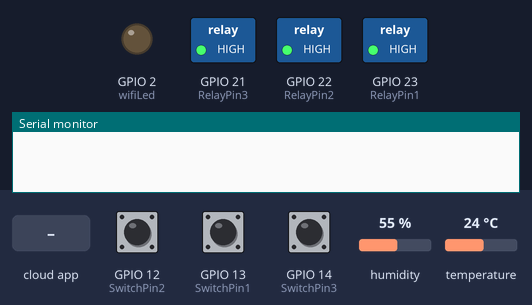
Bench run of a sketch on a simulated ESP8266 (NodeMCU). On the bench: switched loads named in the sketch (green lamp = pin HIGH), output pins drawn as LEDs (lit = HIGH), the last lines printed to the serial monitor. Dashed ring = blinking. The test bench sets the inputs (shaded band); at power-on: GPIO 12 (SwitchPin2) HIGH, GPIO 13 (SwitchPin1) HIGH, GPIO 14 (SwitchPin3) HIGH, humidity 55 %, temperature 24 °C. WiFi joins after 1.5 s; servers stay silent unless stated.

Above: at 2.7 s.
2.8 s: GPIO 12 (SwitchPin2) pulled LOW for 1 s
At 3.76 s:
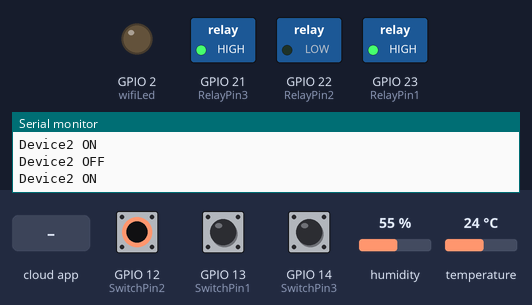
5.4 s: GPIO 13 (SwitchPin1) pulled LOW for 3.2 s
At 9.6 s:
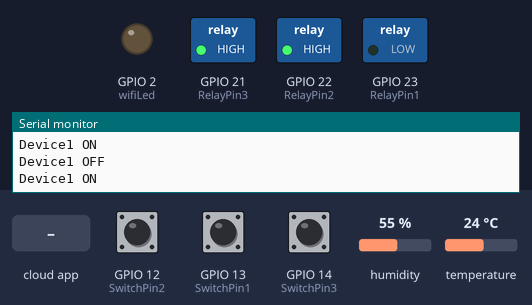
10.1 s: GPIO 14 (SwitchPin3) pulled LOW for 0.15 s
At 11.2 s:
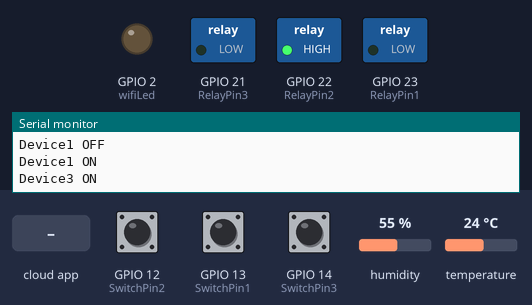
11.8 s: the phone or cloud app sets switch1 to 0
At 12.4 s:
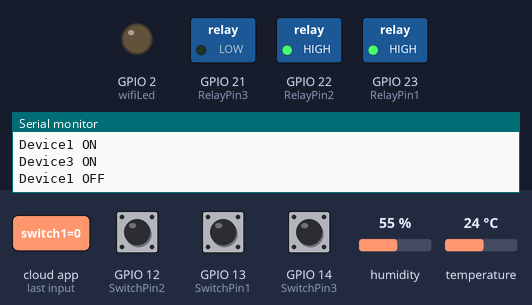
13.3 s: the phone or cloud app sets switch2 to 1
At 14.5 s:
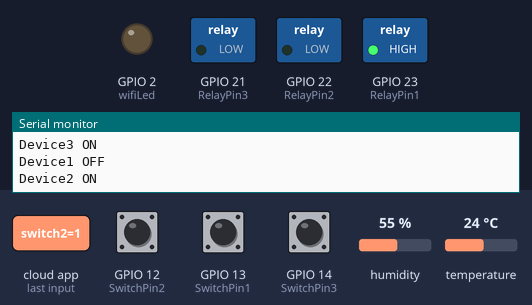
14.8 s: the phone or cloud app sets switch2 to 0
At 15.9 s:
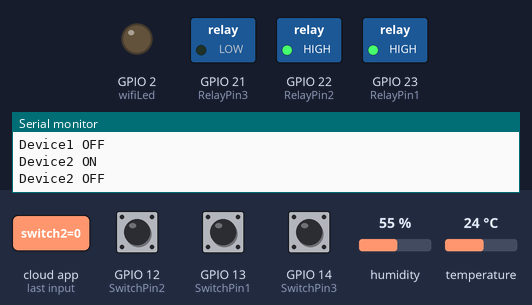
Timing chart, 0 to 17.3 s (numbered marks = the images above; inputs shaded):
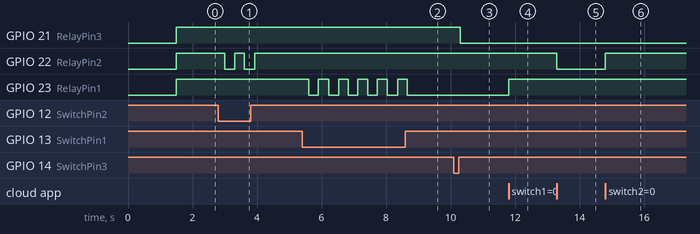

The sketch:

DHT11_Without_PHP.ino
```cpp
#include <ArduinoIoTCloud.h>
#include <Arduino_ConnectionHandler.h>
#include <DHT.h>

void onSwitch1Change();
void onSwitch2Change();
void onSwitch3Change();

const char THING_ID[]           = " "; // Enter THING ID
const char DEVICE_LOGIN_NAME[]  = "1503ed1b-74ca-4e30-9229-4f5aa8e550a2"; // Enter DEVICE ID

const char SSID[]               = "Arsyade";    // Enter WiFi SSID (name)
const char PASS[]               = "Trobosch"; // Enter WiFi password
const char DEVICE_KEY[]         = "I71j7q?!r8CX93tdt3T5oYy!t"; // Enter Secret device password (Secret Key)

#define DHTPIN              16 // RX2  pin connected with DHT

// define the GPIO connected with Relays and switches
#define RelayPin1 23  // D23
#define RelayPin2 22  // D22
#define RelayPin3 21  // D21

#define SwitchPin1 13  // D13
#define SwitchPin2 12  // D12
#define SwitchPin3 14  // D14

#define wifiLed    2   // D2

// Uncomment whatever type you're using!
#define DHTTYPE DHT11     // DHT 11
//#define DHTTYPE DHT22   // DHT 22, AM2302, AM2321
//#define DHTTYPE DHT21   // DHT 21, AM2301

DHT dht(DHTPIN, DHTTYPE);

int toggleState_1 = 0; // Define integer to remember the toggle state for relay 1
int toggleState_2 = 0; // Define integer to remember the toggle state for relay 2
int toggleState_3 = 0; // Define integer to remember the toggle state for relay 3

float temperature1 = 0;
float humidity1   = 0;
int   reconnectFlag = 0;

CloudSwitch switch1;
CloudSwitch switch2;
CloudSwitch switch3;
CloudTemperatureSensor temperature;

void initProperties(){
  ArduinoCloud.setBoardId(DEVICE_LOGIN_NAME);
  ArduinoCloud.setSecretDeviceKey(DEVICE_KEY);
  ArduinoCloud.setThingId(THING_ID);
  ArduinoCloud.addProperty(switch1, READWRITE, ON_CHANGE, onSwitch1Change);
  ArduinoCloud.addProperty(switch2, READWRITE, ON_CHANGE, onSwitch2Change);
  ArduinoCloud.addProperty(switch3, READWRITE, ON_CHANGE, onSwitch3Change);
  ArduinoCloud.addProperty(temperature, READ, 10 * SECONDS, NULL); // Update temperature value after every 8 seconds
}

WiFiConnectionHandler ArduinoIoTPreferredConnection(SSID, PASS);

void readSensor(){
  float h = dht.readHumidity();
  float t = dht.readTemperature(); // or dht.readTemperature(true) for Fahrenheit

  if (isnan(h) || isnan(t)) {
    Serial.println("Failed to read from DHT sensor!");
    return;
  }
  else {
    humidity1 = h;
    temperature = t;
  }
}

void sendSensor(){
  readSensor();
}

void relayOnOff(int relay) {
  switch (relay) {
    case 1:
      if (toggleState_1 == 0) {
        digitalWrite(RelayPin1, LOW); // turn on relay 1
        toggleState_1 = 1;
        Serial.println("Device1 ON");
      }
      else {
        digitalWrite(RelayPin1, HIGH); // turn off relay 1
        toggleState_1 = 0;
        Serial.println("Device1 OFF");
      }
      delay(100);
      break;
    case 2:
      if (toggleState_2 == 0) {
        digitalWrite(RelayPin2, LOW); // turn on relay 2
        toggleState_2 = 1;
        Serial.println("Device2 ON");
      }
      else {
        digitalWrite(RelayPin2, HIGH); // turn off relay 2
        toggleState_2 = 0;
        Serial.println("Device2 OFF");
      }
      delay(100);
      break;
    case 3:
      if (toggleState_3 == 0) {
        digitalWrite(RelayPin3, LOW); // turn on relay 3
        toggleState_3 = 1;
        Serial.println("Device3 ON");
      } else {
        digitalWrite(RelayPin3, HIGH); // turn off relay 3
        toggleState_3 = 0;
        Serial.println("Device3 OFF");
      }
      delay(100);
      break;
    // Remove the case 4 block
    default : break;
  }
}

void manual_control() {
  // Manual Switch Control
  if (digitalRead(SwitchPin1) == LOW) {
    delay(200);
    relayOnOff(1);
    switch1 = toggleState_1;
  } else if (digitalRead(SwitchPin2) == LOW) {
    delay(200);
    relayOnOff(2);
    switch2 = toggleState_2;
  } else if (digitalRead(SwitchPin3) == LOW) {
    delay(200);
    relayOnOff(3);
    switch3 = toggleState_3;
  }
}

void doThisOnConnect(){
  /* add your custom code here */
  Serial.println("Board successfully connected to Arduino IoT Cloud");
  digitalWrite(wifiLed, HIGH); // Turn off WiFi LED
}

void doThisOnSync(){
  /* add your custom code here */
  Serial.println("Thing Properties synchronized");
}

void doThisOnDisconnect(){
  /* add your custom code here */
  Serial.println("Board disconnected from Arduino IoT Cloud");
  digitalWrite(wifiLed, LOW); // Turn off WiFi LED
}

void setup() {
  // Initialize serial and wait for port to open:
  Serial.begin(9600);
  // This delay gives the chance to wait for a Serial Monitor without blocking if none is found
  delay(1500);

  // Defined in thingProperties.h
  initProperties();
  dht.begin();

  // Connect to Arduino IoT Cloud
  ArduinoCloud.begin(ArduinoIoTPreferredConnection);
  ArduinoCloud.addCallback(ArduinoIoTCloudEvent::CONNECT, doThisOnConnect);
  ArduinoCloud.addCallback(ArduinoIoTCloudEvent::SYNC, doThisOnSync);
  ArduinoCloud.addCallback(ArduinoIoTCloudEvent::DISCONNECT, doThisOnDisconnect);

  setDebugMessageLevel(2);
  ArduinoCloud.printDebugInfo();

  pinMode(RelayPin1, OUTPUT);
  pinMode(RelayPin2, OUTPUT);
  pinMode(RelayPin3, OUTPUT);

  pinMode(wifiLed, OUTPUT);

  pinMode(SwitchPin1, INPUT_PULLUP);
  pinMode(SwitchPin2, INPUT_PULLUP);
  pinMode(SwitchPin3, INPUT_PULLUP);

  // During Starting, all Relays should TURN OFF
  digitalWrite(RelayPin1, HIGH);
  digitalWrite(RelayPin2, HIGH);
  digitalWrite(RelayPin3, HIGH);
}

void loop() {
  ArduinoCloud.update();
  manual_control(); // Manual Control
  sendSensor();    // Get Sensor Data
}

void onSwitch1Change() {
  // Control the device
  if (switch1 == 1) {
    digitalWrite(RelayPin1, LOW);
    Serial.println("Device1 ON");
    toggleState_1 = 1;
  } else {
    digitalWrite(RelayPin1, HIGH);
    Serial.println("Device1 OFF");
    toggleState_1 = 0;
  }
}

void onSwitch2Change() {
  if (switch2 == 1) {
    digitalWrite(RelayPin2, LOW);
    Serial.println("Device2 ON");
    toggleState_2 = 1;
  } else {
    digitalWrite(RelayPin2, HIGH);
    Serial.println("Device2 OFF");
    toggleState_2 = 0;
  }
}

void onSwitch3Change() {
  if (switch3 == 1) {
    digitalWrite(RelayPin3, LOW);
    Serial.println("Device3 ON");
    toggleState_3 = 1;
  } else {
    digitalWrite(RelayPin3, HIGH);
    Serial.println("Device3 OFF");
    toggleState_3 = 0;
  }
}
```

Measured:
- after the input at 2.8 s, GPIO 22 (RelayPin2): alternates HIGH for 0.30 s and LOW for 0.31 s, 4 changes in all, then stays HIGH, starting after 0.20 s
- after the input at 5.4 s, GPIO 23 (RelayPin1): alternates HIGH for 0.30 s and LOW for 0.30 s, 11 changes in all, then stays LOW, starting after 0.20 s
- after the input at 10.1 s, GPIO 21 (RelayPin3): HIGH → LOW after 0.20 s
- after the input at 11.8 s, GPIO 23 (RelayPin1): LOW → HIGH at once
- after the input at 13.3 s, GPIO 22 (RelayPin2): HIGH → LOW at once
- after the input at 14.8 s, GPIO 22 (RelayPin2): LOW → HIGH at once
